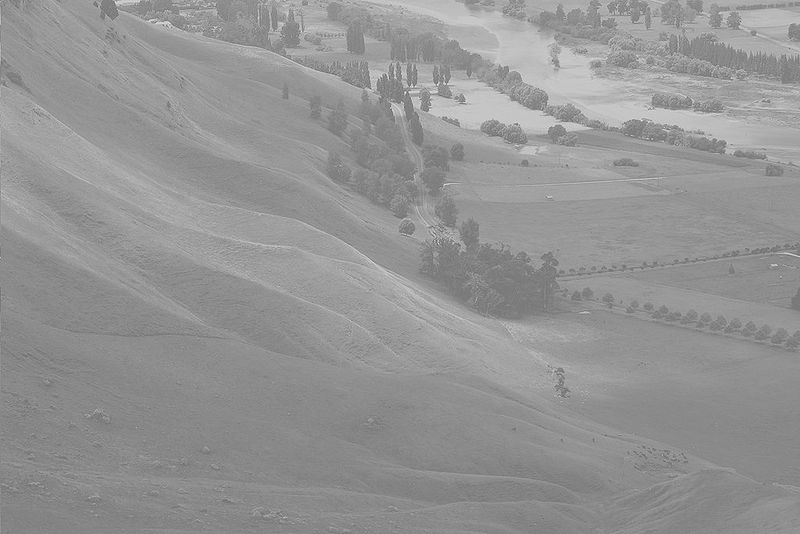
#> input picture Week6/Tutorial/python_example/homework1_coding/800px-Unequalized_Hawkes_Bay_NZ.jpg, 800 x 534 px
$ python q3.py
#> lines starting #> are read from the running program, lines starting #| are printed output that depends on the picture
# coding: utf-8

import cv2
import matplotlib.pyplot as plt
import numpy as np
plt.gray()


def calcLookupTable(img):
    hist = cv2.calcHist([img],[0],None,[256],[0,256])
    h,w = img.shape
    L = 256 - 1
    hist /= float(h*w)
    lookupTable = np.zeros(len(hist),dtype = np.uint8)
    accumulatedProb = 0
    for i in range(len(hist)):
        accumulatedProb += hist[i]
        lookupTable[i] = int(accumulatedProb*L)
    return lookupTable

def equalize(img):
    h,w = img.shape
    lookupTable = calcLookupTable(img)
    equalizedImg = np.zeros((h,w),dtype=np.uint8)
    for i in range(h):
        for j in range(w):
            equalizedImg[i,j] = lookupTable[img[i,j]]
    return equalizedImg


img = cv2.imread('800px-Unequalized_Hawkes_Bay_NZ.jpg',0)
#> img is the input picture: shape (534, 800); min 86, max 246, mean 148


hist_origin=cv2.calcHist([img],[0],None,[256],[0,256])
#> hist_origin = 256 values, max 15946 at index 138, min 0 at index 0, mean 1668.8

img_eqi=equalize(img)
#> in calcLookupTable, `hist = cv2.calcHist([img],[0],None,[256],[0,256])`: hist has the same summary as hist_origin outside calcLookupTable
#> in calcLookupTable, `hist /= float(h*w)`: hist = 256 values, max 0.0373 at index 138, min 0 at index 0, mean 0.00391
#> in calcLookupTable, `lookupTable = np.zeros(len(hist),dtype = np.uint8)`: lookupTable = 256 values from 0 to 0
#> after the loop in calcLookupTable, `for i in range(len(hist)):`: accumulatedProb = [1]; lookupTable = 256 values from 0 to 255
#> after the loop in equalize, `for i in range(h):`:
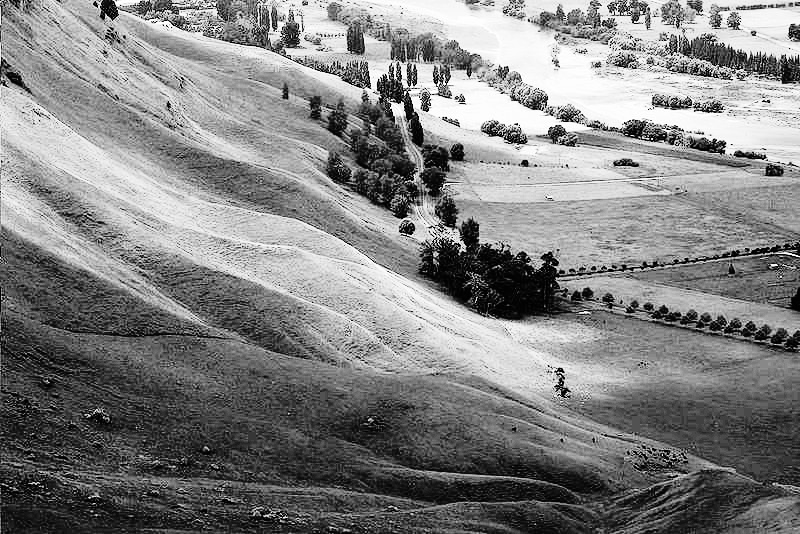
#> equalizedImg: shape (534, 800); min 0, max 255, mean 129.8

hist_eqi=cv2.calcHist([img_eqi],[0],None,[256],[0,256])
#> hist_eqi = 256 values, max 15946 at index 73, min 0 at index 6, mean 1668.8

plt.figure(1)
plt.subplot(121)
plt.title('origin image')
plt.imshow(img)
plt.subplot(122)
plt.title('equilized image')
plt.imshow(img_eqi)
plt.tight_layout()


plt.figure(2)
plt.subplot(121)
plt.title('origin histogram')
plt.plot(range(256),hist_origin)
plt.subplot(122)
plt.title('equilized histogram')
plt.plot(range(256),hist_eqi)
plt.tight_layout()
plt.show()
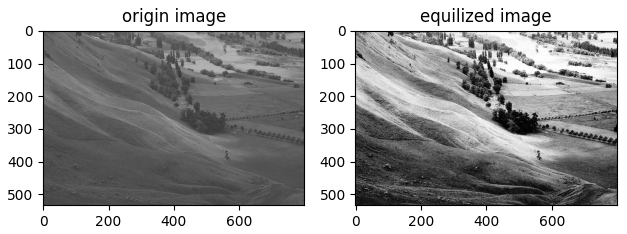
#> figure drawn by matplotlib, 2 panels
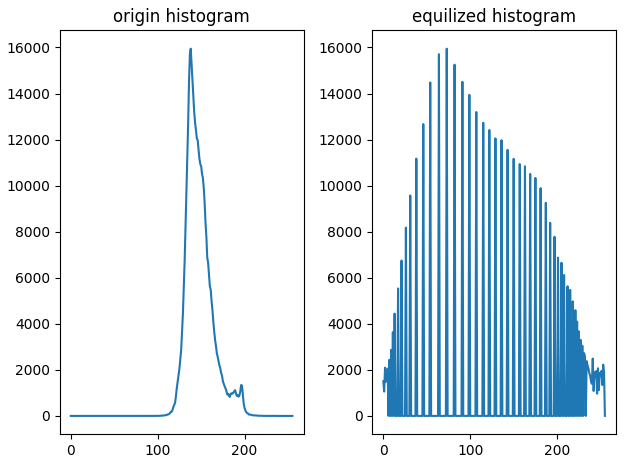
#> figure drawn by matplotlib, 2 panels; panel 1: curve peaks at x = 138, y = 15946; panel 2: curve peaks at x = 73, y = 15946
